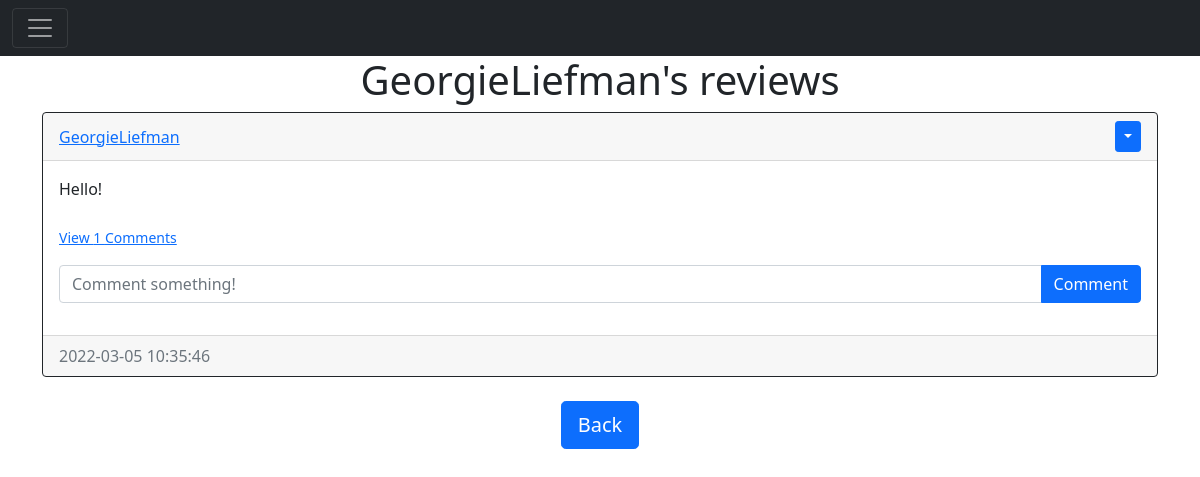
The page /reviews/GeorgieLiefman (signed in) on the database as committed earlier.
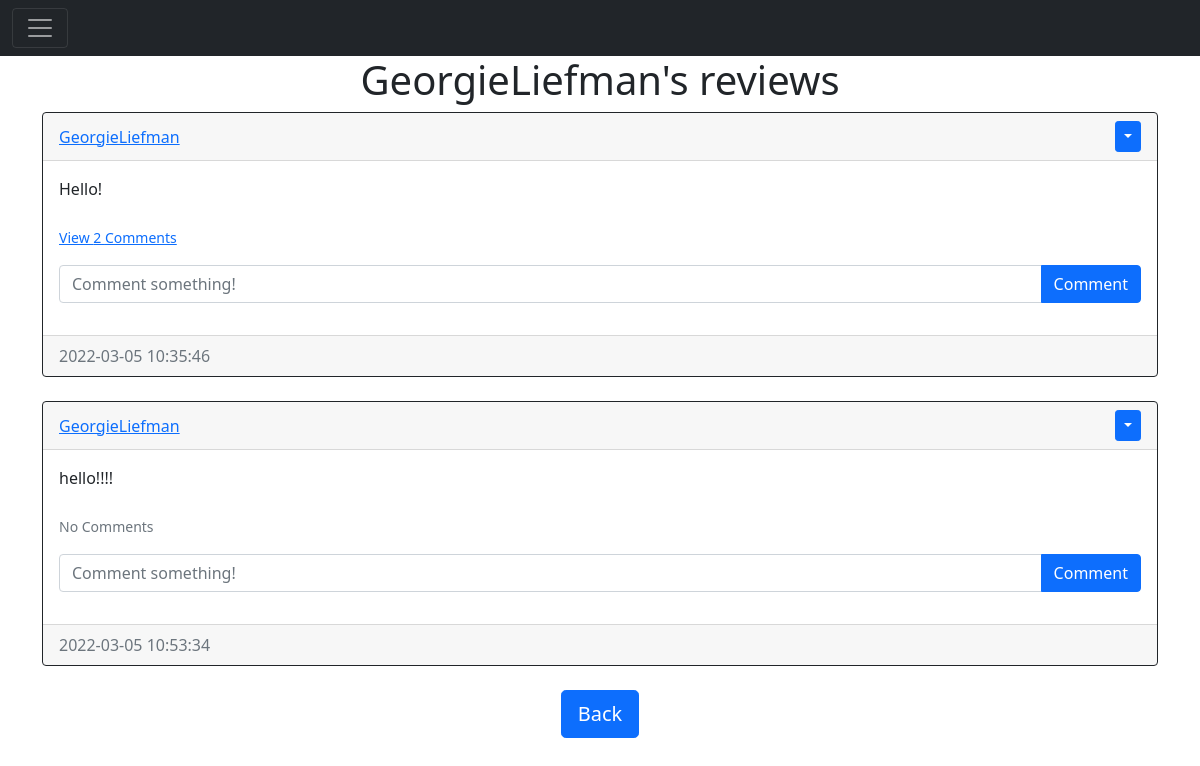
The same page on the database as committed later.
### application/models.py (models this page shows)
class User(db.Model, UserMixin):
    id = db.Column(db.Integer, primary_key=True)
    email = db.Column(db.String(150), unique=True)
    username = db.Column(db.String(150), unique=True)
    password = db.Column(db.String(150))
    date_created = db.Column(db.DateTime(timezone=True), default=func.now())
    reviews = db.relationship("Review", backref="user", passive_deletes=True)
    comments = db.relationship("Comment", backref="user", passive_deletes=True)

class Review(db.Model):
    id = db.Column(db.Integer, primary_key=True)
    text = db.Column(db.Text, nullable=False)
    date_created = db.Column(db.DateTime(timezone=True), default=func.now())
    author = db.Column(db.Integer, db.ForeignKey("user.id", ondelete="CASCADE"), nullable=False)
    comments = db.relationship("Comment", backref="review", passive_deletes=True)

### application/views.py (the view)
@views.route("/reviews/<username>", methods=["GET"])
@login_required
def reviews(username):
    user = User.query.filter_by(username=username).first()
    if not user:
        flash("No user with that username exists.", category="error")
        return redirect(url_for("views.home"))
    reviews = Review.query.filter_by(author=user.id).all()
    return render_template("reviews.html", user=current_user, reviews=reviews, username=username)

### application/__init__.py (called while the page is built)
def create_app():
    app = Flask(__name__)
    app.config["SECRET_KEY"] = "some secret string"
    app.config["SQLALCHEMY_DATABASE_URI"] = f"sqlite:///{DB_NAME}"
    db.init_app(app)
    from .views import views
    from .auth import auth
    app.register_blueprint(views, url_prefix="/")
    app.register_blueprint(auth, url_prefix="/")
    from .models import User, Review
    create_database(app)
    login_manager = LoginManager()
    login_manager.login_view = "auth.login"
    login_manager.init_app(app)
    @login_manager.user_loader
    def load_user(id):
        return User.query.get(int(id))
    return app

### application/templates/reviews.html (shortened to what this page needs)
{% extends "reviews_div.html" %}  {% block header %} {{username}}'s reviews {% endblock %} {% block footer %}
    <div align="center">
      <a href="/home"
        ><button type="button" class="btn btn-primary btn-lg">Back</button></a
      >
    </div>
    {% endblock %}

### application/templates/reviews_div.html (shortened to what this page needs)
{% extends "base.html" %} {% block title %}Home{% endblock %} {% block content
    %}
    <h1 align="center">{% block header %}Reviews{% endblock %}</h1>
    <div id="reviews">
      {% for review in reviews %}
      <div class="card border-dark">
        <div class="card-header d-flex justify-content-between align-items-center">
          <a href="/reviews/{{review.user.username}}">{{review.user.username}}</a>
          {% if user.id == review.author %}
          <div class="btn-group">
            <button
              type="button"
              class="btn btn-sm btn-primary dropdown-toggle"
              data-bs-toggle="dropdown"
            ></button>
          </div>
          {% endif %}
        </div>
        <div class="card-body">
          <div class="card-text">{{review.text}}</div>
          <br />
          <p class="card-text">
            {% if review.comments|length > 0 %}
            <a data-bs-toggle="collapse" href="#comments-{{review.id}}" role="button">
              <small>View {{review.comments|length}} Comments</small>
            </a>
            {% else %}
            <small class="text-muted">No Comments</small>
            {% endif %}
          </p>
          <form class="input-group mb-3" method="POST" action="/create-comment/{{review.id}}">
            <input type="text" id="text" name="text" class="form-control" placeholder="Comment something!"/>
            <button type="submit" class="btn btn-primary">Comment</button>
          </form>
        </div>
        <div class="card-footer text-muted">{{review.date_created}}</div>
      </div>
      <br/ > {% endfor %}
    </div>
    {% block footer %}{% endblock %} {% endblock %}

### application/templates/base.html (shortened to what this page needs)
<!DOCTYPE html>
<html lang="en">
<head>
    <link href="https://cdn.jsdelivr.net/npm/bootstrap@5.1.3/dist/css/bootstrap.min.css" rel="stylesheet">
</head>
<body>
    <nav class ="navbar navbar-expanded-lg navbar-dark bg-dark">
        <div class="container-fluid">
            <button
            class="navbar-toggler"
            type="button"
            data-bs-toggle="collapse"
            data-bs-target="#navbar">
                <span class="navbar-toggler-icon"></span>
            </button>
        </div>
    </nav>
    <div class="container">{% block content %}{% endblock %}</div>
</body>
</html>

Rows that differ between the two databases and show on the page:
computed for Review "Hello!": comments|length "1" → "2"
added Review: user.username "GeorgieLiefman", text "hello!!!!", shows "No Comments", date_created "2022-03-05 10:53:34"
